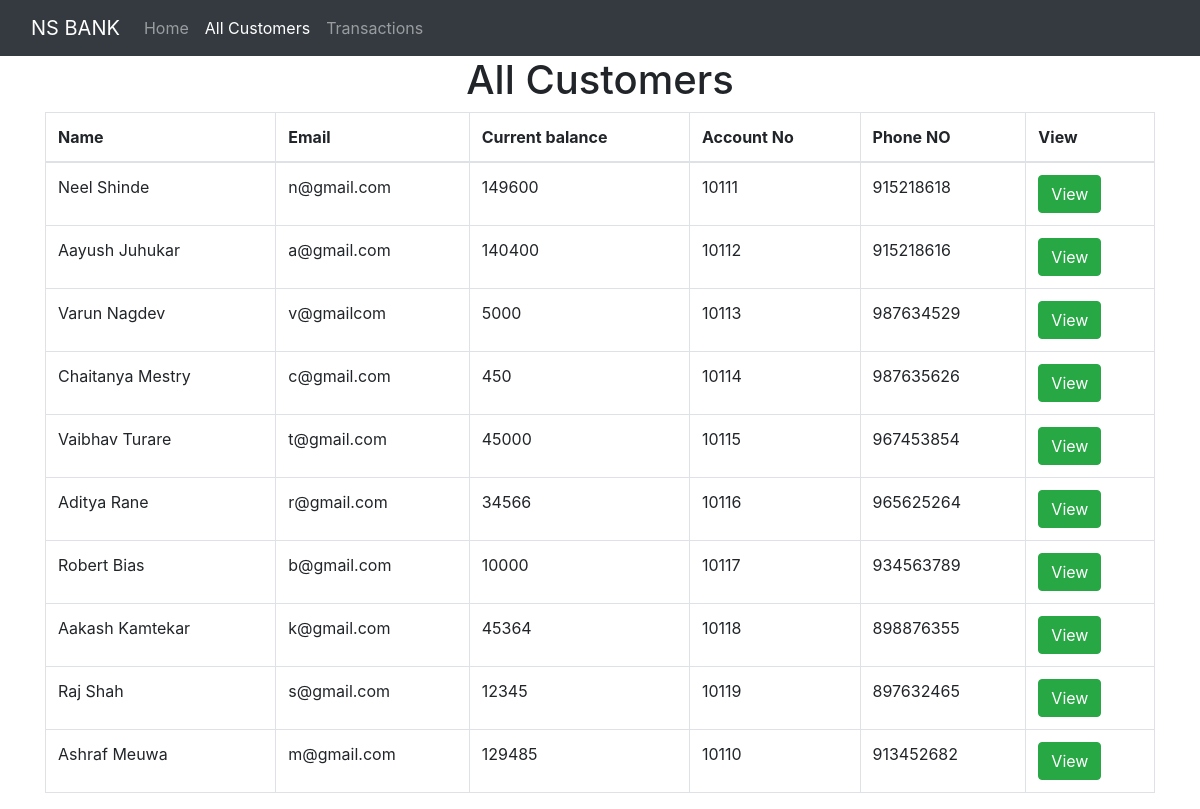
/customer.php, run on the app's committed database.
### tables this page shows
CREATE TABLE `customer` (
  `srno` int(11) NOT NULL,
  `fname` varchar(20) NOT NULL,
  `Email` varchar(20) NOT NULL,
  `Current_Balance` int(11) NOT NULL,
  `Account_no` int(11) NOT NULL,
  `Phone_No` int(11) NOT NULL
);

### customer.php (the view, shortened to what this page needs)
<?php
include "conn.php";
?>
<!DOCTYPE html>
<html lang="en">
<head>
  <link rel="stylesheet" href="https://cdn.jsdelivr.net/npm/bootstrap@4.6.2/dist/css/bootstrap.min.css">
</head>
<body>
  <nav class="navbar navbar-expand-sm bg-dark navbar-dark">
    <div class="container-fluid">
      <a class="navbar-brand" href="index.php">NS BANK</a>
      <div class="collapse navbar-collapse" id="navbarNav">
        <ul class="navbar-nav">
          <li class="nav-item">
            <a class="nav-link" aria-current="page" href="index.php">Home</a>
          </li>
          <li class="nav-item active">
            <a class="nav-link" href="customer.php">All Customers</a>
          </li>
          <li class="nav-item">
            <a class="nav-link" href="transaction.php">Transactions</a>
          </li>
        </ul>
      </div>
    </div>
  </nav>
  <h1 class="text-center">All Customers</h1>
  <div class="container">
    <table class="table table-bordered">
      <thead>
        <tr>
          <th>Name</th>
          <th>Email</th>
          <th>Current balance</th>
          <th>Account No</th>
          <th>Phone NO</th>
          <th>View</th>
        </tr>
      </thead>
      <tbody>
        <?php
            $sql="SELECT srno, fname,Email,Current_Balance,Account_no,Phone_No from customer";
              $result=mysqli_query($conn,$sql);
              if(mysqli_num_rows($result)>0){
                while($row=mysqli_fetch_assoc($result)){
                ?>
                    <tr>
                      <td><?php echo $row['fname'];?></td>
                      <td><?php echo $row['Email'];?></td>
                      <td><?php echo $row['Current_Balance'];?></td>
                      <td><?php echo $row['Account_no'];?></td>
                      <td><?php echo $row['Phone_No'];?></td>
                      <td><button type="button" class="btn btn-success btn-xs" data-toggle="modal" data-target="#myModal<?php echo $row['srno'];?>">View</button></td>
                    </tr>
<?php
  }
}
?>
                  </tbody>
                </table>
</body>
</html>

### data on the page
customer: fname "Neel Shinde", Email "n@gmail.com", Current_Balance "149600", Account_no "10111", Phone_No "915218618"
customer: fname "Aayush Juhukar", Email "a@gmail.com", Current_Balance "140400", Account_no "10112", Phone_No "915218616"
customer: fname "Varun Nagdev", Email "v@gmailcom", Current_Balance "5000", Account_no "10113", Phone_No "987634529"
customer: fname "Chaitanya Mestry", Email "c@gmail.com", Current_Balance "450", Account_no "10114", Phone_No "987635626"
customer: fname "Vaibhav Turare", Email "t@gmail.com", Current_Balance "45000", Account_no "10115", Phone_No "967453854"
customer: fname "Aditya Rane", Email "r@gmail.com", Current_Balance "34566", Account_no "10116", Phone_No "965625264"
customer: fname "Robert Bias", Email "b@gmail.com", Current_Balance "10000", Account_no "10117", Phone_No "934563789"
customer: fname "Aakash Kamtekar", Email "k@gmail.com", Current_Balance "45364", Account_no "10118", Phone_No "898876355"
customer: fname "Raj Shah", Email "s@gmail.com", Current_Balance "12345", Account_no "10119", Phone_No "897632465"
customer: fname "Ashraf Meuwa", Email "m@gmail.com", Current_Balance "129485", Account_no "10110", Phone_No "913452682"
